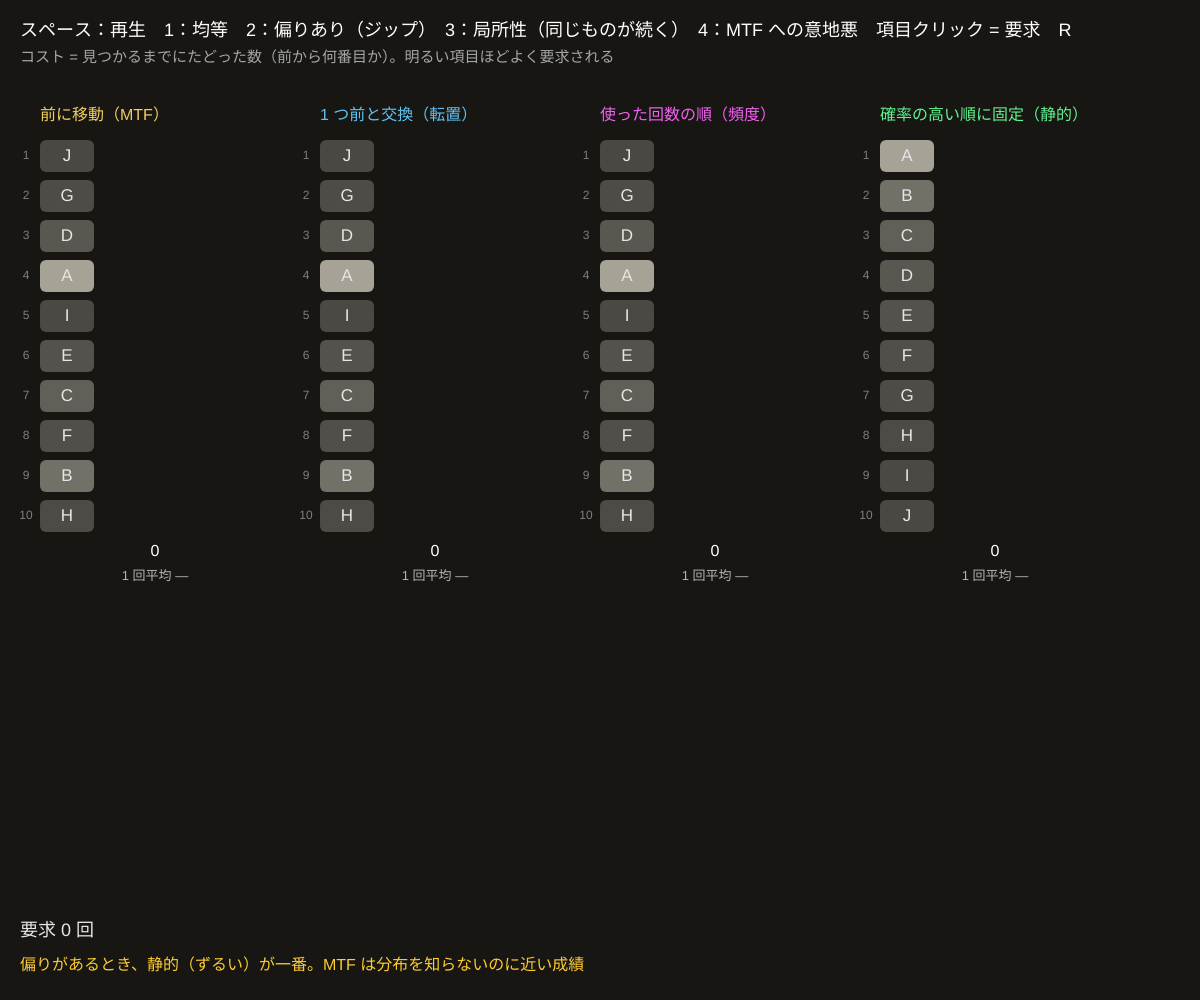
Frame 1 (no input)
Frame 60 (no input): identical to frame 1, image omitted
Frame 120 (the mouse pressed at the canvas centre since frame 60): identical to frame 1, image omitted

The p5.js sketch that drew this single still picture (run headless with seeded random() and noise() and a simulated clock; from frame 60 on, the mouse is pressed at the canvas centre):

// p5.js sketch
// ── sketch.js
// ============================================
// 12 前に移動（Move-To-Front）リスト
// 連結リストで探しものをすると、前から k 番目なら k 回たどる（コスト k）
// 次に何を探されるか分からない（オンライン）。見つけたものを先頭に移す MTF は、未来を知る最善の方法の 4 倍以内（4-競合）
// 他の戦略：1 つだけ前に（転置）、よく使う順に並べる（頻度）、最初から確率の高い順に固定（静的・未来の分布を知っている）
// スペース = 再生・停止 / 1〜4 = 要求の出し方 / 項目をクリック = その項目を要求 / R = 最初から
// ============================================

let items = 'ABCDEFGHIJ'.split('');
let lists = [], costs = [], counts = [];
let names = ['前に移動（MTF）', '1 つ前と交換（転置）', '使った回数の順（頻度）', '確率の高い順に固定（静的）'];
let hues = [45, 200, 300, 140];
let gen = 2, playing = false, timer = 0;
let lastReq = null, reqs = 0;
let probs = [];
let phaseShift = 0;

function setup() {
  createCanvas(windowWidth, windowHeight);
  colorMode(HSB, 360, 100, 100, 100);
  reset();
}

function reset() {
  probs = items.map((_, i) => (gen === 2 ? 1 / (i + 1) : 1));
  let order = shuffled(items);
  lists = [0, 1, 2, 3].map(() => [...order]);
  // 静的：確率の高い順（未来の分布を知っているずるい戦略）
  lists[3] = [...items].sort((a, b) => probs[items.indexOf(b)] - probs[items.indexOf(a)]);
  costs = [0, 0, 0, 0];
  counts = {};
  items.forEach((x) => (counts[x] = 0));
  lastReq = null; reqs = 0; phaseShift = 0;
}

function shuffled(a) { a = [...a]; for (let i = a.length - 1; i > 0; i--) { let k = floor(random(i + 1)); [a[i], a[k]] = [a[k], a[i]]; } return a; }

function nextRequest() {
  if (gen === 4) return lists[0][lists[0].length - 1];          // 意地悪：MTF のいちばん後ろを要求
  if (gen === 3) {                                                // 局所性：しばらく同じ 3 つばかり
    if (reqs % 30 === 0) phaseShift = floor(random(items.length));
    return items[(phaseShift + floor(random(3))) % items.length];
  }
  let total = probs.reduce((s, p) => s + p, 0), r = random(total);
  for (let i = 0; i < items.length; i++) { r -= probs[i]; if (r < 0) return items[i]; }
  return items[0];
}

function request(x) {
  counts[x]++;
  for (let k = 0; k < 4; k++) {
    let L = lists[k], pos = L.indexOf(x);
    costs[k] += pos + 1;
    if (k === 0) { L.splice(pos, 1); L.unshift(x); }
    if (k === 1 && pos > 0) [L[pos - 1], L[pos]] = [L[pos], L[pos - 1]];
    if (k === 2) L.sort((a, b) => counts[b] - counts[a]);
  }
  lastReq = x; reqs++;
}

function draw() {
  background(45, 20, 9);
  if (playing && ++timer % 10 === 0) request(nextRequest());
  let colW = (width - 80) / 4;
  let maxCost = max(1, max(costs));
  for (let k = 0; k < 4; k++) {
    let x0 = 40 + k * colW;
    fill(hues[k], 60, 95); noStroke(); textAlign(LEFT, BASELINE); textSize(16);
    text(names[k], x0, 120);
    let L = lists[k];
    for (let i = 0; i < L.length; i++) {
      let y = 140 + i * 40;
      let hit = L[i] === lastReq;
      fill(hit ? color(hues[k], 80, 100) : color(45, 10, 25 + 40 * (probs[items.indexOf(L[i])] / max(probs))));
      rect(x0, y, 54, 32, 6);
      fill(0, 0, hit ? 10 : 90); textAlign(CENTER, CENTER); textSize(17); text(L[i], x0 + 27, y + 16);
      fill(0, 0, 50); textSize(12); text(i + 1, x0 - 14, y + 16);
    }
    // 累計コストの棒
    let bh = (costs[k] / maxCost) * 220;
    fill(hues[k], 60, 80); rect(x0 + 90, 560 - bh, 50, bh, 4);
    fill(0, 0, 100); textAlign(CENTER, BASELINE); textSize(16); text(costs[k], x0 + 115, 556 - bh);
    textSize(13); fill(0, 0, 70); text('1 回平均 ' + (reqs ? nf(costs[k] / reqs, 1, 2) : '—'), x0 + 115, 580);
  }
  textAlign(LEFT, BASELINE);
  fill(0, 0, 100); textSize(18);
  text('スペース：' + (playing ? '停止' : '再生') + '　1：均等　2：偏りあり（ジップ）　3：局所性（同じものが続く）　4：MTF への意地悪　項目クリック = 要求　R', 20, 36);
  textSize(15); fill(0, 0, 65);
  text('コスト = 見つかるまでにたどった数（前から何番目か）。明るい項目ほどよく要求される', 20, 62);
  fill(0, 0, 90); textSize(18);
  text('要求 ' + reqs + ' 回' + (lastReq ? '　最後の要求：' + lastReq : ''), 20, height - 64);
  fill(45, 80, 100); textSize(16);
  text(gen === 3 ? '局所性があると MTF が強い。静的な順番は「今よく使うもの」についていけない' : gen === 4 ? '意地悪な列では MTF は毎回 ' + items.length + '。でも、最善の方法も同じ列に苦しむので比は 4 倍以内に収まる' : '偏りがあるとき、静的（ずるい）が一番。MTF は分布を知らないのに近い成績', 20, height - 30);
}

function mousePressed() {
  let colW = (width - 80) / 4;
  for (let k = 0; k < 4; k++) {
    let x0 = 40 + k * colW;
    let i = floor((mouseY - 140) / 40);
    if (mouseX > x0 && mouseX < x0 + 54 && i >= 0 && i < items.length) { request(lists[k][i]); return; }
  }
}

function keyPressed() {
  if (key === ' ') playing = !playing;
  if (key >= '1' && key <= '4') { gen = int(key); reset(); }
  if (key === 'r' || key === 'R') reset();
}

// ---------- やってみよう ----------
// 1. 3（局所性）と 2（偏り）で、どの戦略が勝つか比べる
// 2. 4（意地悪）：MTF のコストは毎回 10。他の戦略はどうなる？
// 3. ブラウザの「最近使ったファイル」、キャッシュの LRU（13）も同じ考え方
